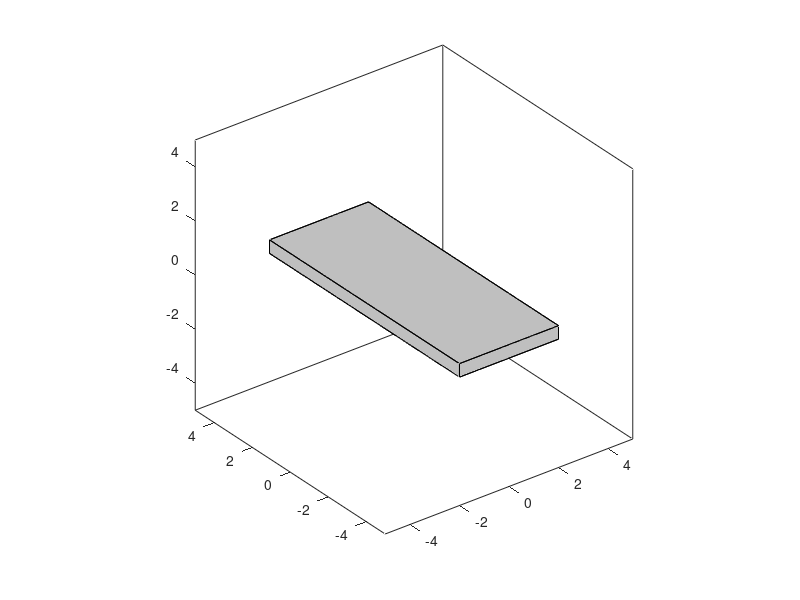

Recreate this plot in MATLAB.
clear;
clc;
close all;

w = 2;
h = 5;
d = 1/4;
verts = [-w -h -d; ...
          w -h -d; ...
         -w  h -d; ...
          w  h -d; ...
         -w -h  d; ...
          w -h  d; ...
         -w  h  d; ...
          w  h  d];
faces = [3 4 8 7; ...
         4 2 6 8; ...
         2 1 5 6; ...
         1 3 7 5; ...
         7 8 6 5; ...
         1 2 4 3];
g = hgtransform;     
patch('Vertices',verts,'Faces',faces,'FaceColor',[.75 .75 .75],'Parent',g)
view(3)
box on
axis vis3d
daspect([1 1 1])
% for x=linspace(0,2*pi,50)
%   for y=linspace(0,2*pi,50)
%     for z=linspace(0,2*pi,50)
%       g.Matrix = makehgtform('xrotate',x,'yrotate',y,'zrotate',z);
%       drawnow
%     end
%   end
% end